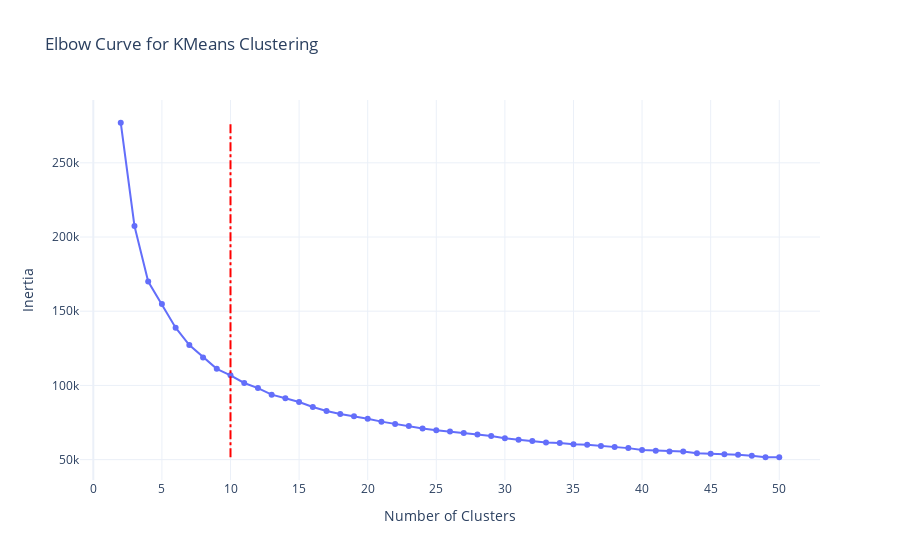

This figure's notebook cell:
### Code cell
def plot_elbow_curve(df, embeddings_column='reduced_embeddings', cluster_range=(2, 50)):
    # Extract the embeddings from the DataFrame
    reduced_embeddings = np.stack(df[embeddings_column].values)

    # Initialize variables to store inertia values
    cluster_range_values = range(cluster_range[0], cluster_range[1] + 1)
    inertia_values = []

    # Compute inertia for each number of clusters
    for n_clusters in cluster_range_values:
        kmeans = KMeans(n_clusters=n_clusters, random_state=42)
        kmeans.fit(reduced_embeddings)
        inertia_values.append(kmeans.inertia_)

    # Calculate the best number of clusters using the elbow method
    deltas = np.diff(inertia_values, 2)
    elbow_index = np.argmin(deltas) + 1  # Add 1 because of the diff operation
    best_clusters = cluster_range_values[8]

    # Plot the elbow curve using Plotly
    fig = go.Figure()
    fig.add_trace(go.Scatter(
        x=list(cluster_range_values)[::1],
        y=inertia_values,
        mode='lines+markers',
        name='Inertia'
    ))

    fig.add_shape(
        type="line",
        x0=best_clusters,
        y0=min(inertia_values),
        x1=best_clusters,
        y1=max(inertia_values),
        line=dict(
            color="red",
            width=2,
            dash="dashdot",
        ),
    )

    fig.update_layout(
        title='Elbow Curve for KMeans Clustering',
        xaxis_title='Number of Clusters',
        yaxis_title='Inertia',
        xaxis=dict(tickmode='linear', dtick=5),
        template='plotly_white'
    )

    fig.show()
    
plot_elbow_curve(df)

### Figure 1 — Plotly figure (JSON) as saved in the notebook; plotly's stock layout.template omitted (floating-point values rounded to 4 significant figures)
{"data": [{"mode": "lines+markers", "name": "Inertia", "type": "scatter", "x": [2, 3, 4, 5, 6, 7, 8, 9, 10, 11, 12, 13, 14, 15, 16, 17, 18, 19, 20, 21, 22, 23, 24, 25, 26, 27, 28, 29, 30, 31, 32, 33, 34, 35, 36, 37, 38, 39, 40, 41, 42, 43, 44, 45, 46, 47, 48, 49, 50], "y": [277000.0, 207500.0, 170000.0, 154900.0, 138900.0, 127200.0, 118900.0, 111200.0, 106800.0, 101600.0, 98210.0, 93760.0, 91290.0, 88860.0, 85430.0, 82790.0, 80680.0, 79250.0, 77540.0, 75590.0, 73950.0, 72570.0, 70890.0, 69850.0, 69020.0, 67910.0, 66870.0, 65890.0, 64360.0, 63360.0, 62470.0, 61450.0, 61210.0, 60280.0, 59940.0, 59210.0, 58480.0, 57740.0, 56510.0, 56000.0, 55510.0, 55430.0, 54210.0, 53940.0, 53620.0, 53350.0, 52580.0, 51590.0, 51670.0]}], "layout": {"shapes": [{"line": {"color": "red", "dash": "dashdot", "width": 2}, "type": "line", "x0": 10, "x1": 10, "y0": 51590.0, "y1": 277000.0}], "title": {"text": "Elbow Curve for KMeans Clustering"}, "xaxis": {"dtick": 5, "tickmode": "linear", "title": {"text": "Number of Clusters"}}, "yaxis": {"title": {"text": "Inertia"}}}}
